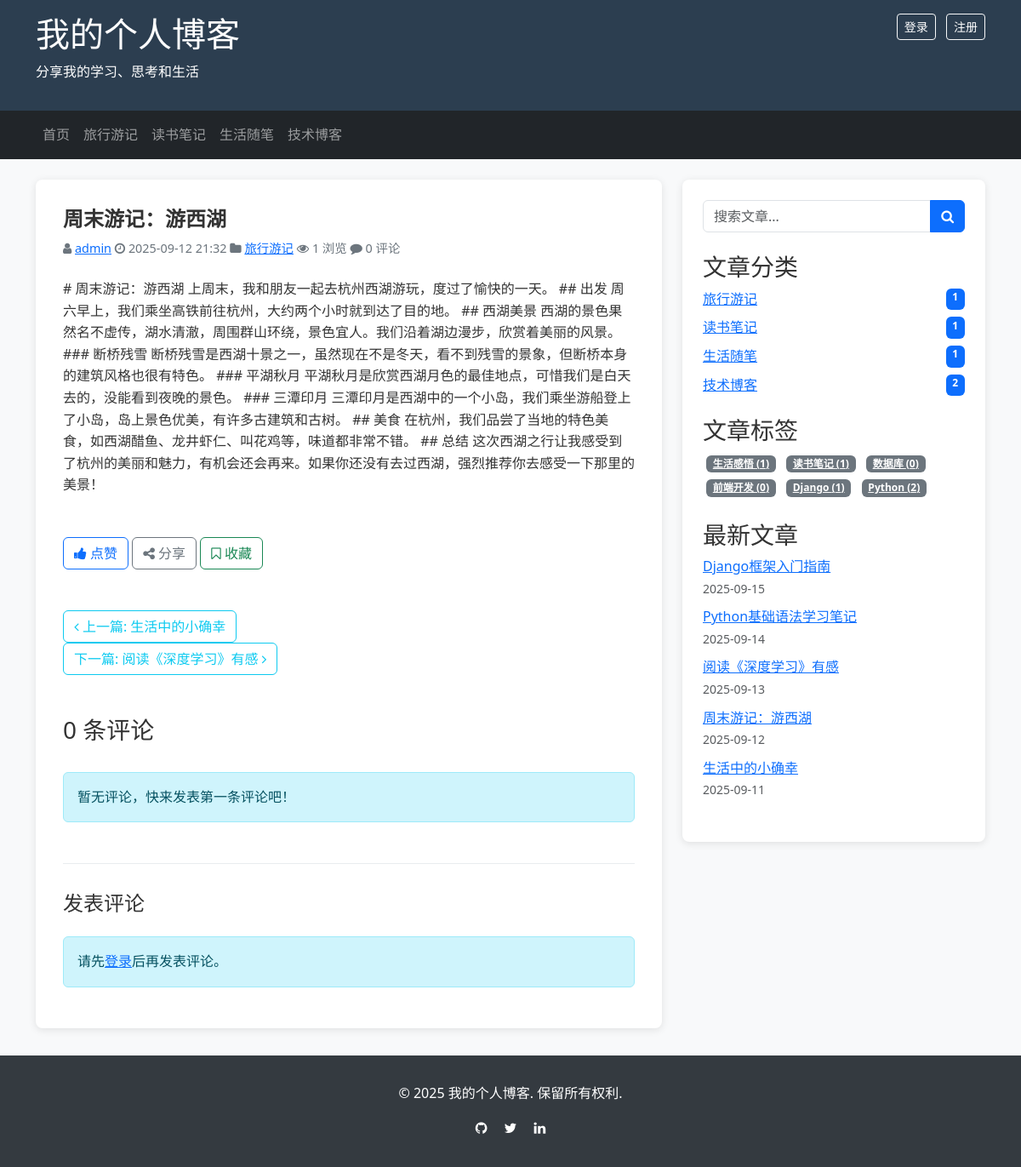
The app's page /post/4/ with its own data.
### blog/models.py (models this page shows, shortened)
class Category(models.Model):
    name = models.CharField(max_length=100, verbose_name='分类名称')
    created_time = models.DateTimeField(auto_now_add=True, verbose_name='创建时间')
    modified_time = models.DateTimeField(auto_now=True, verbose_name='修改时间')
    is_active = models.BooleanField(default=True, verbose_name='是否激活')
    description = models.TextField(max_length=500, blank=True, verbose_name='分类描述')
    class Meta:
        verbose_name = '分类'
        verbose_name_plural = verbose_name
        ordering = ['-created_time']

class Post(models.Model):
    STATUS_CHOICES = (
        ('draft', '草稿'),
        ('published', '已发布'),
    )
    title = models.CharField(max_length=200, verbose_name='标题')
    slug = models.SlugField(max_length=200, unique_for_date='publish_time', verbose_name='短链接')
    author = models.ForeignKey(User, on_delete=models.CASCADE, related_name='blog_posts', verbose_name='作者')
    category = models.ForeignKey(Category, on_delete=models.CASCADE, related_name='posts', verbose_name='分类')
    tags = models.ManyToManyField(Tag, blank=True, related_name='posts', verbose_name='标签')
    excerpt = models.TextField(max_length=500, blank=True, verbose_name='摘要')
    content = models.TextField(verbose_name='内容')
    created_time = models.DateTimeField(auto_now_add=True, verbose_name='创建时间')
    modified_time = models.DateTimeField(auto_now=True, verbose_name='修改时间')
    publish_time = models.DateTimeField(blank=True, null=True, verbose_name='发布时间')
    status = models.CharField(max_length=10, choices=STATUS_CHOICES, default='draft', verbose_name='状态')
    views = models.PositiveIntegerField(default=0, editable=False, verbose_name='浏览量')
    featured_image = models.ImageField(upload_to='post_images/', blank=True, null=True, verbose_name='特色图片')
    class Meta:
        verbose_name = '文章'
        verbose_name_plural = verbose_name
        ordering = ['-publish_time', '-created_time']
    def save(self, *args, **kwargs):
        if self.status == 'published' and not self.publish_time:
            self.publish_time = timezone.now()
        super().save(*args, **kwargs)
    def get_absolute_url(self):
        return reverse('blog:post_detail', kwargs={'pk': self.id})
    def increase_views(self):
        self.views += 1
        self.save(update_fields=['views'])

class Tag(models.Model):
    name = models.CharField(max_length=50, verbose_name='标签名称')
    created_time = models.DateTimeField(auto_now_add=True, verbose_name='创建时间')
    modified_time = models.DateTimeField(auto_now=True, verbose_name='修改时间')
    is_active = models.BooleanField(default=True, verbose_name='是否激活')
    class Meta:
        verbose_name = '标签'
        verbose_name_plural = verbose_name
        ordering = ['-created_time']

### blog/views.py (the view)
# urls.py: path('post/<int:pk>/', views.PostDetailView.as_view(), name='post_detail'),
class PostDetailView(DetailView):
    model = Post
    template_name = 'blog/post_detail.html'
    context_object_name = 'post'
    def get_queryset(self):
        return Post.objects.filter(status='published')
    def get(self, request, *args, **kwargs):
        response = super().get(request, *args, **kwargs)
        self.object.increase_views()
        return response
    def get_context_data(self, **kwargs):
        context = super().get_context_data(**kwargs)
        context['categories'] = Category.objects.filter(is_active=True)
        context['tags'] = Tag.objects.filter(is_active=True)
        context['recent_posts'] = Post.objects.filter(status='published').order_by('-publish_time')[:5]
        context['comments'] = self.object.comments.filter(is_active=True, parent=None).order_by('-created_time')
        prev_posts = Post.objects.filter(status='published', publish_time__lt=self.object.publish_time).order_by('-publish_time')
        context['prev_post'] = prev_posts.first()
        next_posts = Post.objects.filter(status='published', publish_time__gt=self.object.publish_time).order_by('publish_time')
        context['next_post'] = next_posts.first()
        return context

### blog/templates/blog/post_detail.html (shortened to what this page needs)
{% extends "blog/base.html" %}
{% block content %}
    <div class="main-content">
        <article class="post-detail">
            <h1 class="post-title">{{ post.title }}</h1>
            <div class="post-meta mb-4">
                <span class="author"><i class="fa fa-user"></i> <a href="{% url 'blog:author_posts' post.author.id %}">{{ post.author.username }}</a></span>
                <span class="time"><i class="fa fa-clock-o"></i> {{ post.publish_time|date:"Y-m-d H:i" }}</span>
                <span class="category"><i class="fa fa-folder"></i> <a href="{% url 'blog:category_posts' post.category.id %}">{{ post.category.name }}</a></span>
                <span class="views"><i class="fa fa-eye"></i> {{ post.views }} 浏览</span>
                <span class="comments"><i class="fa fa-comment"></i> {{ post.comments.count }} 评论</span>
            </div>
            <div class="post-content mb-5">
                {{ post.content|safe }}
            </div>
            <div class="post-actions mb-5">
                <button type="button" class="btn btn-outline-primary mr-2">
                    <i class="fa fa-thumbs-up"></i> 点赞
                </button>
                <button type="button" class="btn btn-outline-secondary mr-2">
                    <i class="fa fa-share-alt"></i> 分享
                </button>
                <a href="" class="btn btn-outline-success">
                    <i class="fa fa-bookmark-o"></i> 收藏
                </a>
            </div>
            <div class="post-navigation mb-5">
                {% if prev_post %}
                    <div class="prev-post">
                        <a href="{{ prev_post.get_absolute_url }}" class="btn btn-outline-info">
                            <i class="fa fa-angle-left"></i> 上一篇: {{ prev_post.title }}
                        </a>
                    </div>
                {% endif %}
                {% if next_post %}
                    <div class="next-post text-right">
                        <a href="{{ next_post.get_absolute_url }}" class="btn btn-outline-info">
                            下一篇: {{ next_post.title }} <i class="fa fa-angle-right"></i>
                        </a>
                    </div>
                {% endif %}
            </div>
            <div class="comments-section">
                <h3 class="comments-title mb-4">{{ post.comments.count }} 条评论</h3>
                <div class="comment-list">
                    {% for comment in comments %}
                        <div class="comment-item">
                            <div class="comment-header">
                                <span class="comment-author">{{ comment.author.username }}</span>
                                <span class="comment-time">{{ comment.created_time|date:"Y-m-d H:i" }}</span>
                            </div>
                            <div class="comment-content">
                                {{ comment.content }}
                            </div>
                            <div class="comment-actions">
                                <button type="button" class="btn btn-sm btn-link reply-btn" data-comment-id="{{ comment.id }}">
                                    <i class="fa fa-reply"></i> 回复
                                </button>
                            </div>
                            <div class="reply-form d-none mt-3" id="reply-form-{{ comment.id }}">
                                <form action="{% url 'blog:reply_comment' comment.id %}" method="post">
                                    {% csrf_token %}
                                    <div class="form-group">
                                        <textarea name="content" rows="3" class="form-control" placeholder="写下您的回复..." required></textarea>
                                    </div>
                                    <button type="submit" class="btn btn-primary btn-sm mt-2">提交回复</button>
                                </form>
                            </div>
                            {% if comment.replies.all %}
                                <div class="reply-list">
                                    {% for reply in comment.replies.all %}
                                        <div class="comment-item">
                                            <div class="comment-header">
                                                <span class="comment-author">{{ reply.author.username }}</span>
                                                <span class="comment-time">{{ reply.created_time|date:"Y-m-d H:i" }}</span>
                                            </div>
                                            <div class="comment-content">
                                                <span class="text-muted">@{{ reply.parent.author.username }}:</span> {{ reply.content }}
                                            </div>
                                            <div class="comment-actions">
                                                <button type="button" class="btn btn-sm btn-link reply-btn" data-comment-id="{{ reply.id }}">
                                                    <i class="fa fa-reply"></i> 回复
                                                </button>
                                            </div>
                                        </div>
                                    {% endfor %}
                                </div>
                            {% endif %}
                        </div>
                    {% empty %}
                        <div class="alert alert-info">暂无评论，快来发表第一条评论吧！</div>
                    {% endfor %}
                </div>
                <div class="comment-form mt-5">
                    <h4 class="comment-form-title mb-4">发表评论</h4>
                    {% if user.is_authenticated %}
                        <form action="{% url 'blog:add_comment' post.id %}" method="post">
                            {% csrf_token %}
                            <div class="form-group">
                                <textarea name="content" rows="5" class="form-control" placeholder="写下您的评论..." required></textarea>
                            </div>
                            <button type="submit" class="btn btn-primary mt-3">提交评论</button>
                        </form>
                    {% else %}
                        <div class="alert alert-info">
                            请先<a href="{% url 'login' %}">登录</a>后再发表评论。
                        </div>
                    {% endif %}
                </div>
            </div>
        </article>
    </div>
{% endblock %}

### blog/templates/blog/base.html (shortened to what this page needs)
<!DOCTYPE html>
<html lang="zh-CN">
<head>
    <link href="https://cdn.jsdelivr.net/npm/bootstrap@5.3.0/dist/css/bootstrap.min.css" rel="stylesheet">
    <link href="https://cdn.jsdelivr.net/npm/font-awesome@4.7.0/css/font-awesome.min.css" rel="stylesheet">
</head>
<body>
    <header class="site-header">
        <div class="container">
            <div class="row">
                <div class="col-md-8">
                    <h1 class="site-title"><a href="{% url 'blog:post_list' %}">我的个人博客</a></h1>
                    <p class="site-description">分享我的学习、思考和生活</p>
                </div>
                <div class="col-md-4">
                    <div class="user-info text-end">
                        {% if user.is_authenticated %}
                            <span>欢迎，{{ user.username }}</span>
                            <a href="{% url 'admin:index' %}" class="btn btn-sm btn-outline-light ms-2">管理后台</a>
                            <a href="{% url 'logout' %}" class="btn btn-sm btn-outline-light ms-2">退出</a>
                        {% else %}
                            <a href="{% url 'login' %}" class="btn btn-sm btn-outline-light">登录</a>
                            <a href="{% url 'admin:auth_user_add' %}" class="btn btn-sm btn-outline-light ms-2">注册</a>
                        {% endif %}
                    </div>
                </div>
            </div>
        </div>
    </header>
    <nav class="navbar navbar-expand-lg navbar-dark bg-dark">
        <div class="container">
            <div class="collapse navbar-collapse" id="navbarNav">
                <ul class="navbar-nav">
                    <li class="nav-item">
                        <a class="nav-link {% if request.resolver_match.url_name == 'post_list' %}active{% endif %}" href="{% url 'blog:post_list' %}">首页</a>
                    </li>
                    {% for category in categories %}
                        <li class="nav-item">
                            <a class="nav-link {% if current_category and current_category.id == category.id %}active{% endif %}" href="{% url 'blog:category_posts' category.id %}">{{ category.name }}</a>
                        </li>
                    {% endfor %}
                </ul>
            </div>
        </div>
    </nav>
    <main class="container mt-4">
        <div class="row">
            <div class="col-md-8">
                {% block content %}{% endblock %}
            </div>
            <div class="col-md-4">
                <div class="sidebar">
                    <div class="search-box mb-4">
                        <form action="{% url 'blog:search' %}" method="get">
                            <div class="input-group">
                                <input type="text" name="q" class="form-control" placeholder="搜索文章..." required>
                                <button type="submit" class="btn btn-primary"><i class="fa fa-search"></i></button>
                            </div>
                        </form>
                    </div>
                    <div class="category-list">
                        <h3 class="sidebar-title">文章分类</h3>
                        <ul class="list-unstyled">
                            {% for category in categories %}
                                <li class="category-item">
                                    <a href="{% url 'blog:category_posts' category.id %}" class="d-flex justify-content-between">
                                        <span>{{ category.name }}</span>
                                        <span class="badge bg-primary">{{ category.posts.count }}</span>
                                    </a>
                                </li>
                            {% empty %}
                                <li>暂无分类</li>
                            {% endfor %}
                        </ul>
                    </div>
                    <div class="tag-list">
                        <h3 class="sidebar-title">文章标签</h3>
                        <div class="tag-cloud">
                            {% for tag in tags %}
                                <a href="{% url 'blog:tag_posts' tag.id %}" class="badge bg-secondary m-1">{{ tag.name }} ({{ tag.posts.count }})</a>
                            {% empty %}
                                <span>暂无标签</span>
                            {% endfor %}
                        </div>
                    </div>
                    <div class="recent-posts">
                        <h3 class="sidebar-title">最新文章</h3>
                        <ul class="list-unstyled">
                            {% for post in recent_posts %}
                                <li class="recent-post-item mb-2">
                                    <a href="{{ post.get_absolute_url }}" class="d-block text-truncate">{{ post.title }}</a>
                                    <small class="text-muted">{{ post.publish_time|date:"Y-m-d" }}</small>
                                </li>
                            {% empty %}
                                <li>暂无文章</li>
                            {% endfor %}
                        </ul>
                    </div>
                </div>
            </div>
        </div>
    </main>
    <footer class="site-footer">
        <div class="container">
            <div class="row">
                <div class="col-md-12 text-center">
                    <p>&copy; {% now 'Y' %} 我的个人博客. 保留所有权利.</p>
                    <div class="social-links mt-2">
                        <a href="#" class="text-white mx-2"><i class="fa fa-github"></i></a>
                        <a href="#" class="text-white mx-2"><i class="fa fa-twitter"></i></a>
                        <a href="#" class="text-white mx-2"><i class="fa fa-linkedin"></i></a>
                    </div>
                </div>
            </div>
        </div>
    </footer>
</body>
</html>

### records on screen
Category: name "旅行游记", posts.count "1"
Category: name "读书笔记", posts.count "1"
Category: name "生活随笔", posts.count "1"
Category: name "技术博客", posts.count "2"
Post: title "周末游记：游西湖", author.username "admin", publish_time "2025-09-12 21:32", category.name "旅行游记", views "1", comments.count "0", content "# 周末游记：游西湖 上周末，我和朋友一起去杭州西湖游玩，度过了愉快的一天。 ## 出发 周六早上，我们乘坐高铁前往杭州，大约两个小时就到达了目的地。 ## 西湖美景 西湖的景色果然名不虚传，湖水清澈，周围群山环绕，景色宜人。我们沿着湖边漫步，欣赏着美丽的风景。 ### 断桥残雪 断桥残雪是西湖十景之一，虽然现在不是冬天，看不到残雪的景象，但断桥本身的建筑风格也很有特色。 ### 平湖秋月 平湖秋月是欣赏西湖月色的最佳地点，可惜我们是白天去的，没能看到夜晚的景色。 ### 三潭印月 三潭印月是西湖中的一个小岛，我们乘坐游船登上了小岛，岛上景色优美，有许多古建筑和古树。 ## 美食 在杭州，我们品尝了当地的特色美食，如西湖醋鱼、龙井虾仁、叫花鸡等，味道都非常不错。 ## 总结 这次西湖之行让我感受到了杭州的美丽和魅力，有机会还会再来。如果你还没有去过西湖，强烈推荐你去感受一下那里的美景！", publish_time "2025-09-12"
Post: title "生活中的小确幸", publish_time "2025-09-11"
Post: title "阅读《深度学习》有感", publish_time "2025-09-13"
Tag: name "生活感悟", posts.count "1"
Tag: name "读书笔记", posts.count "1"
Tag: name "数据库", posts.count "0"
Tag: name "前端开发", posts.count "0"
Tag: name "Django", posts.count "1"
Tag: name "Python", posts.count "2"
Post: title "Django框架入门指南", publish_time "2025-09-15"
Post: title "Python基础语法学习笔记", publish_time "2025-09-14"
